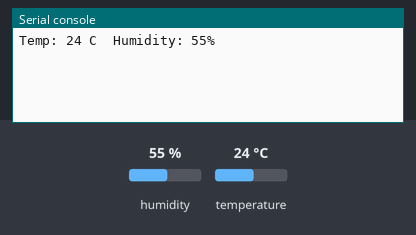
Recording of a program running on a simulated Raspberry Pi Pico running MicroPython. On the bench: the last lines printed to the serial console. The inputs (shaded band) are chosen by the test bench; at power-on: humidity 55 %, temperature 24 °C.

Above: at 1.2 s.
1.3 s: humidity set to 22 %
At 3.5 s:
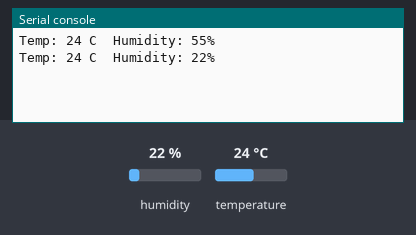
4.0 s: temperature set to 12 °C
At 4.6 s:
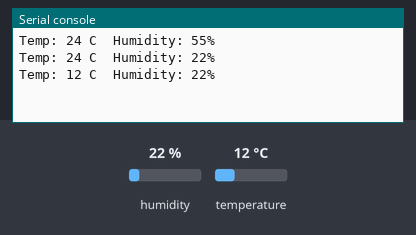
6.7 s: humidity set to 40 %
At 9.3 s:
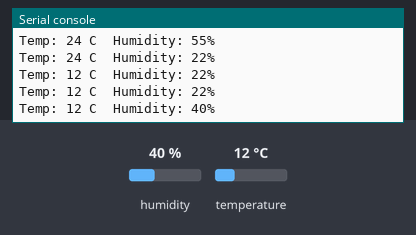
Timing chart, 0 to 10.8 s (numbered marks = the images above; inputs shaded):
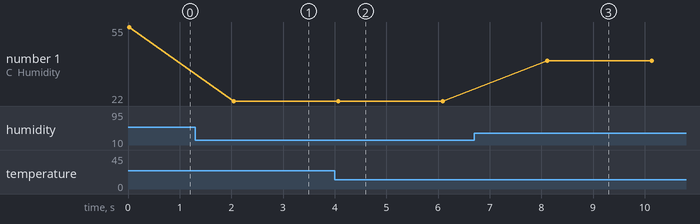

Measured:
- after the input at 1.3 s, the serial console: prints a new line after 0.75 s (image 1)
- after the input at 4.0 s, the serial console: prints a new line after 0.07 s (image 2)
- after the input at 6.7 s, the serial console: prints a new line after 1.4 s (image 3)
- plotted number 1: 55 → 22 after the input at 1.3 s, 22 → 40 after the input at 6.7 s

The program:

example.py
```python
# Uses MicroPython's built-in dht module to measure temperature and humidity on Pin 15 (e.g., Raspberry Pi Pico) and prints the readings every 2 seconds with basic error handling.
#
# Buy this module: https://shillehtek.com/products/shillehtek-dht11-with-cables
# Full manual: https://shillehtek.com/blogs/shillehtek-product-manuals/f
# More examples: https://github.com/shillehbean/shillehtek-examples
#

# DHT11 - Pico MicroPython
# Built-in dht module — no library install needed.

from machine import Pin
import dht
import time

sensor = dht.DHT11(Pin(15))

while True:
    try:
        sensor.measure()
        t = sensor.temperature()
        h = sensor.humidity()
        print("Temp: {} C  Humidity: {}%".format(t, h))
    except OSError as e:
        print("Read error:", e)
    time.sleep(2)
```
